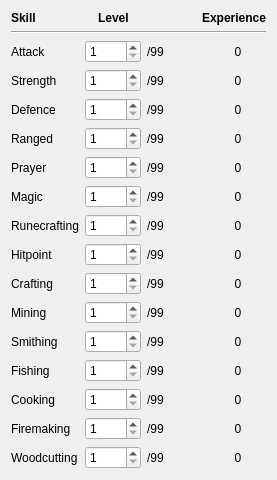
                          <widget class="QWidget" name="scrollAreaWidgetContents_14">
                           <property name="geometry">
                            <rect>
                             <x>0</x>
                             <y>-160</y>
                             <width>277</width>
                             <height>440</height>
                            </rect>
                           </property>
                           <layout class="QVBoxLayout" name="verticalLayout_21">
                            <item>
                             <layout class="QGridLayout" name="gridLayout_56">
                              <item row="0" column="0">
                               <widget class="QLabel" name="label_99">
                                <property name="font">
                                 <font>
                                  <weight>75</weight>
                                  <bold>true</bold>
                                 </font>
                                </property>
                                <property name="text">
                                 <string>Skill</string>
                                </property>
                                <property name="alignment">
                                 <set>Qt::AlignLeading|Qt::AlignLeft|Qt::AlignVCenter</set>
                                </property>
                               </widget>
                              </item>
                              <item row="0" column="1">
                               <widget class="QLabel" name="label_100">
                                <property name="font">
                                 <font>
                                  <weight>75</weight>
                                  <bold>true</bold>
                                 </font>
                                </property>
                                <property name="text">
                                 <string>Level</string>
                                </property>
                               </widget>
                              </item>
                              <item row="0" column="2">
                               <widget class="QLabel" name="label_102">
                                <property name="font">
                                 <font>
                                  <weight>75</weight>
                                  <bold>true</bold>
                                 </font>
                                </property>
                                <property name="text">
                                 <string>Experience</string>
                                </property>
                                <property name="alignment">
                                 <set>Qt::AlignRight|Qt::AlignTrailing|Qt::AlignVCenter</set>
                                </property>
                               </widget>
                              </item>
                             </layout>
                            </item>
                            <item>
                             <widget class="Line" name="line_104">
                              <property name="orientation">
                               <enum>Qt::Horizontal</enum>
                              </property>
                             </widget>
                            </item>
                            <item>
                             <layout class="QGridLayout" name="gridLayout_57">
                              <item row="4" column="0">
                               <widget class="QLabel" name="label_103">
                                <property name="text">
                                 <string>Prayer</string>
                                </property>
                               </widget>
                              </item>
                              <item row="0" column="0">
                               <widget class="QLabel" name="label_105">
                                <property name="text">
                                 <string>Attack</string>
                                </property>
                               </widget>
                              </item>
                              <item row="0" column="2">
                               <widget class="QLabel" name="label_106">
                                <property name="text">
                                 <string>/99</string>
                                </property>
                               </widget>
                              </item>
                              <item row="1" column="0">
                               <widget class="QLabel" name="label_107">
                                <property name="text">
                                 <string>Strength</string>
                                </property>
                               </widget>
                              </item>
                              <item row="2" column="0">
                               <widget class="QLabel" name="label_108">
                                <property name="text">
                                 <string>Defence</string>
                                </property>
                               </widget>
                              </item>
                              <item row="0" column="3">
                               <widget class="QLabel" name="skills_xp_attack">
                                <property name="text">
                                 <string>0</string>
                                </property>
                                <property name="alignment">
                                 <set>Qt::AlignCenter</set>
                                </property>
                               </widget>
                              </item>
                              <item row="0" column="1">
                               <widget class="QSpinBox" name="skills_attack">
                                <property name="minimum">
                                 <number>1</number>
                                </property>
                               </widget>
                              </item>
                              <item row="3" column="0">
                               <widget class="QLabel" name="label_109">
                                <property name="text">
                                 <string>Ranged</string>
                                </property>
                               </widget>
                              </item>
                              <item row="8" column="0">
                               <widget class="QLabel" name="label_110">
                                <property name="text">
                                 <string>Crafting</string>
                                </property>
                               </widget>
                              </item>
                              <item row="7" column="0">
                               <widget class="QLabel" name="label_111">
                                <property name="text">
                                 <string>Hitpoint</string>
                                </property>
                               </widget>
                              </item>
                              <item row="5" column="0">
                               <widget class="QLabel" name="label_112">
                                <property name="text">
                                 <string>Magic</string>
                                </property>
                               </widget>
                              </item>
                              <item row="10" column="0">
                               <widget class="QLabel" name="label_113">
                                <property name="text">
                                 <string>Smithing</string>
                                </property>
                               </widget>
                              </item>
                              <item row="6" column="0">
                               <widget class="QLabel" name="label_114">
                                <property name="text">
                                 <string>Runecrafting</string>
                                </property>
                               </widget>
                              </item>
                              <item row="11" column="0">
                               <widget class="QLabel" name="label_115">
                                <property name="text">
                                 <string>Fishing</string>
                                </property>
                               </widget>
                              </item>
                              <item row="9" column="0">
                               <widget class="QLabel" name="label_116">
                                <property name="text">
                                 <string>Mining</string>
                                </property>
                               </widget>
                              </item>
                              <item row="14" column="0">
                               <widget class="QLabel" name="label_117">
                                <property name="text">
                                 <string>Woodcutting</string>
                                </property>
                               </widget>
                              </item>
                              <item row="13" column="0">
                               <widget class="QLabel" name="label_118">
                                <property name="text">
                                 <string>Firemaking</string>
                                </property>
                               </widget>
                              </item>
                              <item row="12" column="0">
                               <widget class="QLabel" name="label_119">
                                <property name="text">
                                 <string>Cooking</string>
                                </property>
                               </widget>
                              </item>
                              <item row="1" column="2">
                               <widget class="QLabel" name="label_120">
                                <property name="text">
                                 <string>/99</string>
                                </property>
                               </widget>
                              </item>
                              <item row="2" column="2">
                               <widget class="QLabel" name="label_121">
                                <property name="text">
                                 <string>/99</string>
                                </property>
                               </widget>
                              </item>
                              <item row="3" column="2">
                               <widget class="QLabel" name="label_122">
                                <property name="text">
                                 <string>/99</string>
                                </property>
                               </widget>
                              </item>
                              <item row="4" column="2">
                               <widget class="QLabel" name="label_123">
                                <property name="text">
                                 <string>/99</string>
                                </property>
                               </widget>
                              </item>
                              <item row="5" column="2">
                               <widget class="QLabel" name="label_124">
                                <property name="text">
                                 <string>/99</string>
                                </property>
                               </widget>
                              </item>
                              <item row="1" column="3">
                               <widget class="QLabel" name="skills_xp_strength">
                                <property name="text">
                                 <string>0</string>
                                </property>
                                <property name="alignment">
                                 <set>Qt::AlignCenter</set>
                                </property>
                               </widget>
                              </item>
                              <item row="2" column="3">
                               <widget class="QLabel" name="skills_xp_defence">
                                <property name="text">
                                 <string>0</string>
                                </property>
                                <property name="alignment">
                                 <set>Qt::AlignCenter</set>
                                </property>
                               </widget>
                              </item>
                              <item row="3" column="3">
                               <widget class="QLabel" name="skills_xp_ranged">
                                <property name="text">
                                 <string>0</string>
                                </property>
                                <property name="alignment">
                                 <set>Qt::AlignCenter</set>
                                </property>
                               </widget>
                              </item>
                              <item row="4" column="3">
                               <widget class="QLabel" name="skills_xp_prayer">
                                <property name="text">
                                 <string>0</string>
                                </property>
                                <property name="alignment">
                                 <set>Qt::AlignCenter</set>
                                </property>
                               </widget>
                              </item>
                              <item row="5" column="3">
                               <widget class="QLabel" name="skills_xp_magic">
                                <property name="text">
                                 <string>0</string>
                                </property>
                                <property name="alignment">
                                 <set>Qt::AlignCenter</set>
                                </property>
                               </widget>
                              </item>
                              <item row="6" column="2">
                               <widget class="QLabel" name="label_125">
                                <property name="text">
                                 <string>/99</string>
                                </property>
                               </widget>
                              </item>
                              <item row="7" column="2">
                               <widget class="QLabel" name="label_126">
                                <property name="text">
                                 <string>/99</string>
                                </property>
                               </widget>
                              </item>
                              <item row="8" column="2">
                               <widget class="QLabel" name="label_127">
                                <property name="text">
                                 <string>/99</string>
                                </property>
                               </widget>
                              </item>
                              <item row="9" column="2">
                               <widget class="QLabel" name="label_128">
                                <property name="text">
                                 <string>/99</string>
                                </property>
                               </widget>
                              </item>
                              <item row="10" column="2">
                               <widget class="QLabel" name="label_129">
                                <property name="text">
                                 <string>/99</string>
                                </property>
                               </widget>
                              </item>
                              <item row="6" column="3">
                               <widget class="QLabel" name="skills_xp_runecrafting">
                                <property name="text">
                                 <string>0</string>
                                </property>
                                <property name="alignment">
                                 <set>Qt::AlignCenter</set>
                                </property>
                               </widget>
                              </item>
                              <item row="7" column="3">
                               <widget class="QLabel" name="skills_xp_hitpoint">
                                <property name="text">
                                 <string>0</string>
                                </property>
                                <property name="alignment">
                                 <set>Qt::AlignCenter</set>
                                </property>
                               </widget>
                              </item>
                              <item row="8" column="3">
                               <widget class="QLabel" name="skills_xp_crafting">
                                <property name="text">
                                 <string>0</string>
                                </property>
                                <property name="alignment">
                                 <set>Qt::AlignCenter</set>
                                </property>
                               </widget>
                              </item>
                              <item row="9" column="3">
                               <widget class="QLabel" name="skills_xp_mining">
                                <property name="text">
                                 <string>0</string>
                                </property>
                                <property name="alignment">
                                 <set>Qt::AlignCenter</set>
                                </property>
                               </widget>
                              </item>
                              <item row="10" column="3">
                               <widget class="QLabel" name="skills_xp_smithing">
                                <property name="text">
                                 <string>0</string>
                                </property>
                                <property name="alignment">
                                 <set>Qt::AlignCenter</set>
                                </property>
                               </widget>
                              </item>
                              <item row="11" column="3">
                               <widget class="QLabel" name="skills_xp_fishing">
                                <property name="text">
                                 <string>0</string>
                                </property>
                                <property name="alignment">
                                 <set>Qt::AlignCenter</set>
                                </property>
                               </widget>
                              </item>
                              <item row="11" column="2">
                               <widget class="QLabel" name="label_130">
                                <property name="text">
                                 <string>/99</string>
                                </property>
                               </widget>
                              </item>
                              <item row="12" column="2">
                               <widget class="QLabel" name="label_131">
                                <property name="text">
                                 <string>/99</string>
                                </property>
                               </widget>
                              </item>
                              <item row="12" column="3">
                               <widget class="QLabel" name="skills_xp_cooking">
                                <property name="text">
                                 <string>0</string>
                                </property>
                                <property name="alignment">
                                 <set>Qt::AlignCenter</set>
                                </property>
                               </widget>
                              </item>
                              <item row="13" column="2">
                               <widget class="QLabel" name="label_132">
                                <property name="text">
                                 <string>/99</string>
                                </property>
                               </widget>
                              </item>
                              <item row="13" column="3">
                               <widget class="QLabel" name="skills_xp_firemaking">
                                <property name="text">
                                 <string>0</string>
                                </property>
                                <property name="alignment">
                                 <set>Qt::AlignCenter</set>
                                </property>
                               </widget>
                              </item>
                              <item row="14" column="2">
                               <widget class="QLabel" name="label_133">
                                <property name="text">
                                 <string>/99</string>
                                </property>
                               </widget>
                              </item>
                              <item row="14" column="3">
                               <widget class="QLabel" name="skills_xp_woodcutting">
                                <property name="text">
                                 <string>0</string>
                                </property>
                                <property name="alignment">
                                 <set>Qt::AlignCenter</set>
                                </property>
                               </widget>
                              </item>
                              <item row="1" column="1">
                               <widget class="QSpinBox" name="skills_strength">
                                <property name="minimum">
                                 <number>1</number>
                                </property>
                               </widget>
                              </item>
                              <item row="2" column="1">
                               <widget class="QSpinBox" name="skills_defence">
                                <property name="minimum">
                                 <number>1</number>
                                </property>
                               </widget>
                              </item>
                              <item row="3" column="1">
                               <widget class="QSpinBox" name="skills_ranged">
                                <property name="minimum">
                                 <number>1</number>
                                </property>
                               </widget>
                              </item>
                              <item row="4" column="1">
                               <widget class="QSpinBox" name="skills_prayer">
                                <property name="minimum">
                                 <number>1</number>
                                </property>
                               </widget>
                              </item>
                              <item row="5" column="1">
                               <widget class="QSpinBox" name="skills_magic">
                                <property name="minimum">
                                 <number>1</number>
                                </property>
                               </widget>
                              </item>
                              <item row="6" column="1">
                               <widget class="QSpinBox" name="skills_runecrafting">
                                <property name="minimum">
                                 <number>1</number>
                                </property>
                               </widget>
                              </item>
                              <item row="7" column="1">
                               <widget class="QSpinBox" name="skills_hitpoint">
                                <property name="minimum">
                                 <number>1</number>
                                </property>
                               </widget>
                              </item>
                              <item row="8" column="1">
                               <widget class="QSpinBox" name="skills_crafting">
                                <property name="minimum">
                                 <number>1</number>
                                </property>
                               </widget>
                              </item>
                              <item row="9" column="1">
                               <widget class="QSpinBox" name="skills_mining">
                                <property name="minimum">
                                 <number>1</number>
                                </property>
                               </widget>
                              </item>
                              <item row="10" column="1">
                               <widget class="QSpinBox" name="skills_smithing">
                                <property name="minimum">
                                 <number>1</number>
                                </property>
                               </widget>
                              </item>
                              <item row="11" column="1">
                               <widget class="QSpinBox" name="skills_fishing">
                                <property name="minimum">
                                 <number>1</number>
                                </property>
                               </widget>
                              </item>
                              <item row="12" column="1">
                               <widget class="QSpinBox" name="skills_cooking">
                                <property name="minimum">
                                 <number>1</number>
                                </property>
                               </widget>
                              </item>
                              <item row="13" column="1">
                               <widget class="QSpinBox" name="skills_firemaking">
                                <property name="minimum">
                                 <number>1</number>
                                </property>
                               </widget>
                              </item>
                              <item row="14" column="1">
                               <widget class="QSpinBox" name="skills_woodcutting">
                                <property name="minimum">
                                 <number>1</number>
                                </property>
                               </widget>
                              </item>
                             </layout>
                            </item>
                            <item>
                             <spacer name="verticalSpacer_10">
                              <property name="orientation">
                               <enum>Qt::Vertical</enum>
                              </property>
                              <property name="sizeHint" stdset="0">
                               <size>
                                <width>20</width>
                                <height>40</height>
                               </size>
                              </property>
                             </spacer>
                            </item>
                           </layout>
                          </widget>
